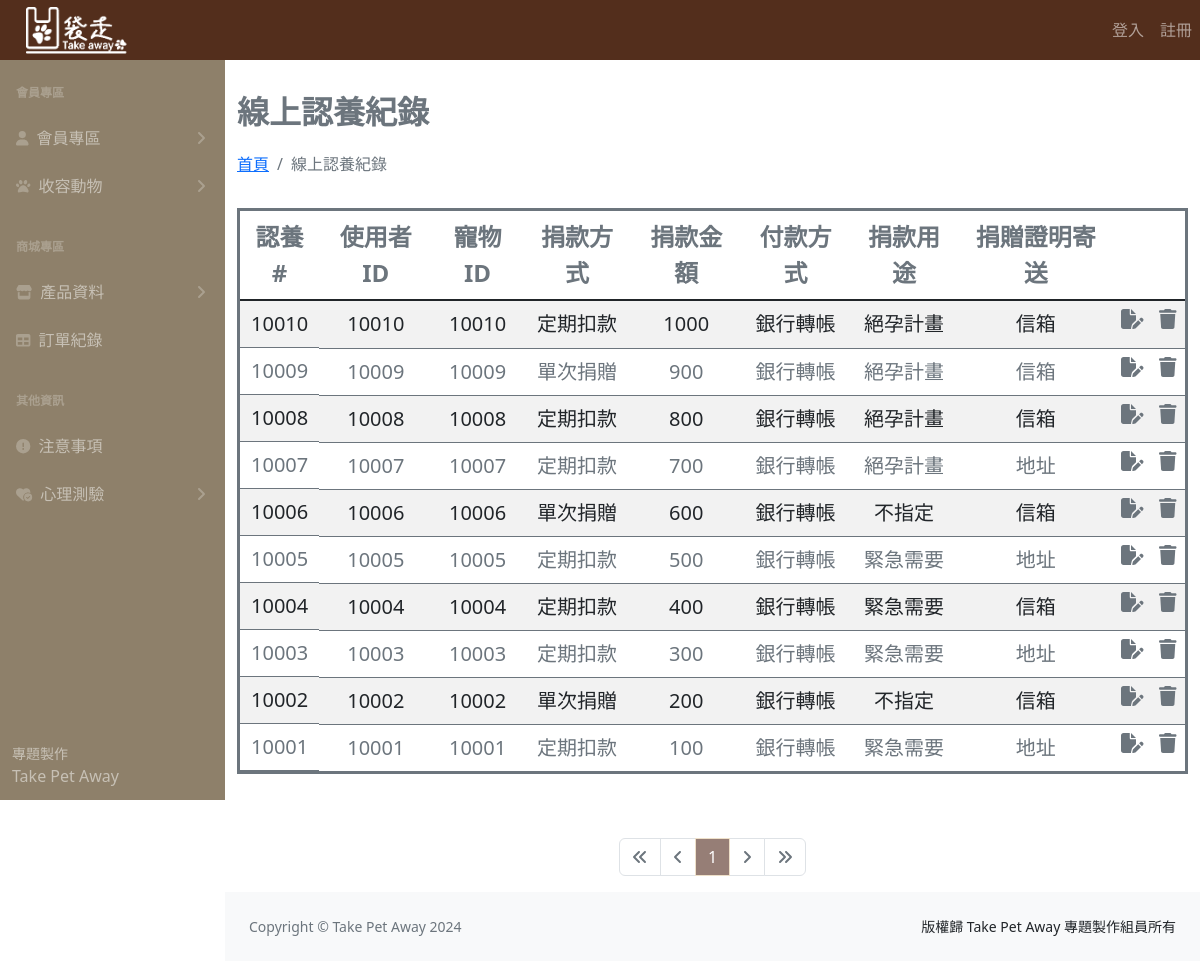
/adoptList.php, run on an earlier commit of the app's database.
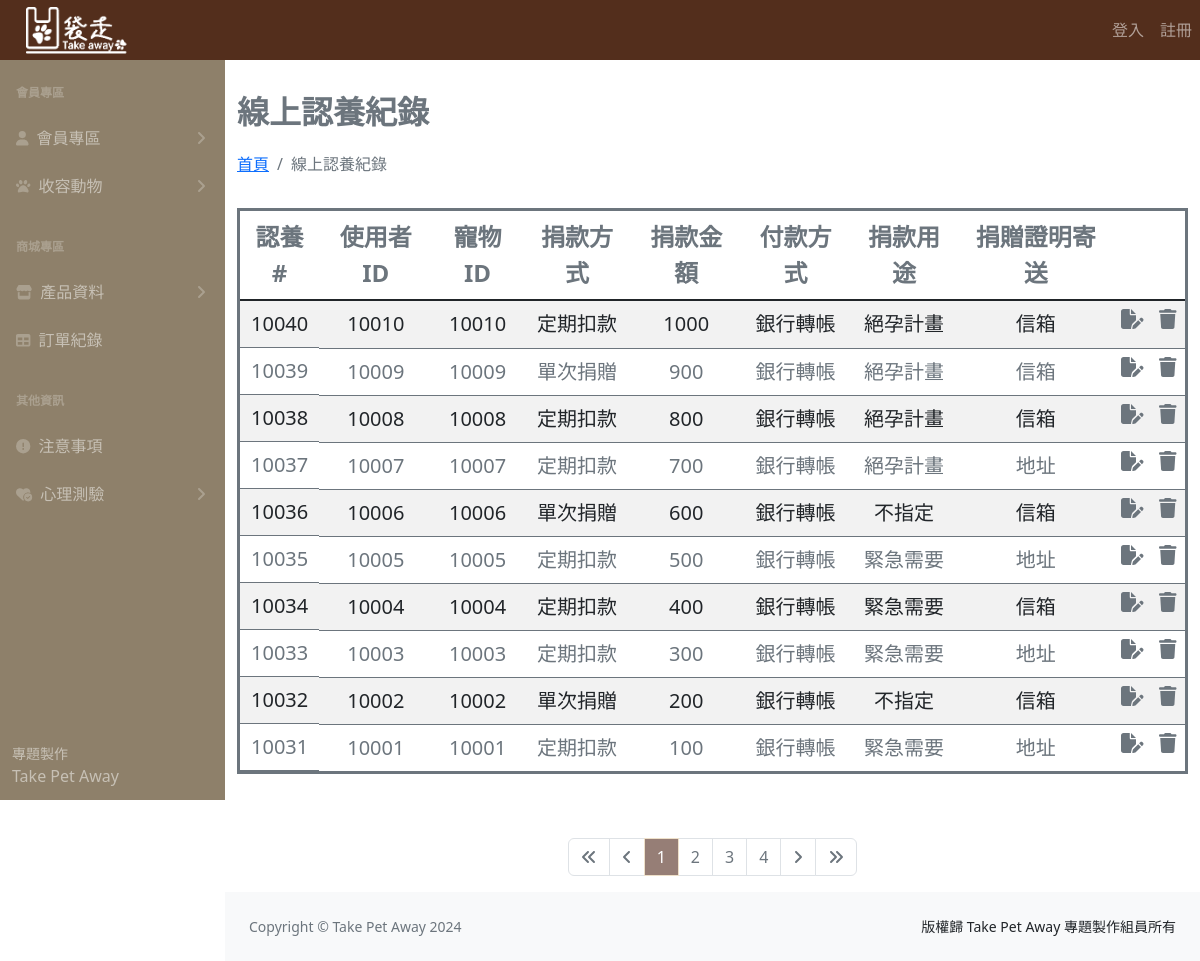
And on a later commit of the database.
### tables this page shows
CREATE TABLE `online_virtual_adoption_form` (
  `adopt_id` int(11) NOT NULL,
  `pet_id` int(11) NOT NULL,
  `user_id` int(11) NOT NULL,
  `donation_method` varchar(8) NOT NULL,
  `amount` int(11) NOT NULL,
  `payment` varchar(7) NOT NULL,
  `donation` varchar(8) NOT NULL,
  `donate_address` varchar(8) NOT NULL
);

### adoptList.php (the view, shortened to what this page needs)
<?php
require __DIR__ . '/parts/pdo-connect.php';
$page = isset($_GET['page']) ? intval($_GET['page']) : 1;
$perPage = 10;
$t_sql = "SELECT COUNT(1) FROM online_virtual_adoption_form";
$t_stmt = $pdo->query($t_sql);
$totalRows = $t_stmt->fetch(PDO::FETCH_NUM)[0];
$totalPages = ceil($totalRows / $perPage);
$rows = [];
if ($totalRows > 0) {
  $sql = sprintf("SELECT * FROM online_virtual_adoption_form ORDER BY adopt_id  DESC LIMIT %s, %s", ($page - 1) * $perPage, $perPage);
  $rows = $pdo->query($sql)->fetchAll();
}
?>
<?php include __DIR__ . '/parts/1_head.php' ?>
<?php include __DIR__ . '/parts/2_nav.php' ?>
<?php include __DIR__ . '/parts/3_side_nav.php' ?>
<div class="container">
  <div class="row ">
    <h1 class="mt-4 fw-bold lh-lg text-secondary fs-2">線上認養紀錄</h1>
    <ol class="breadcrumb mb-4">
      <li class="breadcrumb-item"><a href="index_.php">首頁</a></li>
      <li class="breadcrumb-item active">線上認養紀錄</li>
    </ol>
    <div class="col  ">
      <table class="table table-striped table-hover mt-2 border border-3 border-secondary">
        <thead>
          <tr class="text-center text-secondary fs-4 ">
            <th>認養#</th>
            <th>使用者ID</th>
            <th>寵物ID</th>
            <th>捐款方式</th>
            <th>捐款金額</th>
            <th>付款方式</th>
            <th>捐款用途</th>
            <th>捐贈證明寄送</th>
            <th><i></i></th>
            <th><i></i></th>
          </tr>
        </thead>
        <tbody class="table-group-divider">
          <?php foreach ($rows as $r) : ?>
            <tr class="text-center text-secondary fs-5">
              <td class="d-flex justify-content-center"><?= $r['adopt_id'] ?></td>
              <td><?= $r['user_id'] ?></td>
              <td><?= $r['pet_id'] ?></td>
              <td><?= $r['donation_method'] ?></td>
              <td><?= $r['amount'] ?></td>
              <td><?= $r['payment'] ?></td>
              <td><?= $r['donation'] ?></td>
              <td><?= $r['donate_address'] ?></td>
              <td>
                <a href="adoptEdit.php?adopt_id=<?= $r['adopt_id'] ?>" class="color-primary">
                  <i class="fa-solid fa-file-pen text-secondary d-flex justify-content-center "></i>
                </a>
              </td>
              <td>
                <a href="javascript: deleteOne(<?= $r['adopt_id'] ?>)">
                  <i class="fa-solid fa-trash text-primary d-flex justify-content-center text-secondary"></i>
                </a>
              </td>
            </tr>
          <?php endforeach ?>
        </tbody>
      </table>
    </div>
  </div>
  <div class="row mt-5">
    <div class="col d-flex justify-content-center">
      <nav aria-label="Page navigation example">
        <ul class="pagination">
          <li class="page-item <?= $page == 1 ? 'disabled' : '' ?>">
            <a class="page-link" href="?page=1">
              <i class="fa-solid fa-angles-left"></i>
            </a>
          </li>
          <li class="page-item <?= $page == 1 ? 'disabled' : '' ?>">
            <a class="page-link" href="?page=<?= $page - 1 ?>">
              <i class="fa-solid fa-angle-left"></i>
            </a>
          </li>
          <?php for ($i = $page - 5; $i <= $page + 5; $i++) : ?>
            <?php if ($i >= 1 and $i <= $totalPages) : ?>
              <li class="page-item  <?= $i != $page ?: 'active' ?>">
                <a class="page-link bd-secondary" href="?page=<?= $i ?>"><?= $i ?></a>
              </li>
            <?php endif ?>
          <?php endfor ?>
          <li class="page-item <?= $page == $totalPages ? 'disabled' : '' ?>">
            <a class="page-link" href="?page=<?= $page + 1 ?>">
              <i class="fa-solid fa-angle-right"></i>
            </a>
          </li>
          <li class="page-item <?= $page == $totalPages ? 'disabled' : '' ?>">
            <a class="page-link" href="?page=<?= $totalPages ?>">
              <i class="fa-solid fa-angles-right"></i>
            </a>
          </li>
        </ul>
      </nav>
    </div>
  </div>
</div>
<?php include __DIR__ . '/parts/4_footer.php' ?>
<?php include __DIR__ . '/parts/6_foot.php' ?>

What changed in the data, as far as the page shows it:
no longer on this page (row edited): online_virtual_adoption_form: adopt_id "10010", user "10010", pet "10010", donation_method "定期扣款", amount "1000", payment "銀行轉帳", donation "絕孕計畫", donate_address "信箱"
no longer on this page (row edited): online_virtual_adoption_form: adopt_id "10009", user "10009", pet "10009", donation_method "單次捐贈", amount "900", payment "銀行轉帳", donation "絕孕計畫", donate_address "信箱"
no longer on this page (row unchanged): online_virtual_adoption_form: adopt_id "10008", user "10008", pet "10008", donation_method "定期扣款", amount "800", payment "銀行轉帳", donation "絕孕計畫", donate_address "信箱"
no longer on this page (row edited): online_virtual_adoption_form: adopt_id "10007", user "10007", pet "10007", donation_method "定期扣款", amount "700", payment "銀行轉帳", donation "絕孕計畫", donate_address "地址"
no longer on this page (row unchanged): online_virtual_adoption_form: adopt_id "10006", user "10006", pet "10006", donation_method "單次捐贈", amount "600", payment "銀行轉帳", donation "不指定", donate_address "信箱"
no longer on this page (row unchanged): online_virtual_adoption_form: adopt_id "10005", user "10005", pet "10005", donation_method "定期扣款", amount "500", payment "銀行轉帳", donation "緊急需要", donate_address "地址"
no longer on this page (row unchanged): online_virtual_adoption_form: adopt_id "10004", user "10004", pet "10004", donation_method "定期扣款", amount "400", payment "銀行轉帳", donation "緊急需要", donate_address "信箱"
no longer on this page (row unchanged): online_virtual_adoption_form: adopt_id "10003", user "10003", pet "10003", donation_method "定期扣款", amount "300", payment "銀行轉帳", donation "緊急需要", donate_address "地址"
no longer on this page (row unchanged): online_virtual_adoption_form: adopt_id "10002", user "10002", pet "10002", donation_method "單次捐贈", amount "200", payment "銀行轉帳", donation "不指定", donate_address "信箱"
no longer on this page (row edited): online_virtual_adoption_form: adopt_id "10001", user "10001", pet "10001", donation_method "定期扣款", amount "100", payment "銀行轉帳", donation "緊急需要", donate_address "地址"
added online_virtual_adoption_form: adopt_id "10040", user "10010", pet "10010", donation_method "定期扣款", amount "1000", payment "銀行轉帳", donation "絕孕計畫", donate_address "信箱"
added online_virtual_adoption_form: adopt_id "10039", user "10009", pet "10009", donation_method "單次捐贈", amount "900", payment "銀行轉帳", donation "絕孕計畫", donate_address "信箱"
added online_virtual_adoption_form: adopt_id "10038", user "10008", pet "10008", donation_method "定期扣款", amount "800", payment "銀行轉帳", donation "絕孕計畫", donate_address "信箱"
added online_virtual_adoption_form: adopt_id "10037", user "10007", pet "10007", donation_method "定期扣款", amount "700", payment "銀行轉帳", donation "絕孕計畫", donate_address "地址"
added online_virtual_adoption_form: adopt_id "10036", user "10006", pet "10006", donation_method "單次捐贈", amount "600", payment "銀行轉帳", donation "不指定", donate_address "信箱"
added online_virtual_adoption_form: adopt_id "10035", user "10005", pet "10005", donation_method "定期扣款", amount "500", payment "銀行轉帳", donation "緊急需要", donate_address "地址"
added online_virtual_adoption_form: adopt_id "10034", user "10004", pet "10004", donation_method "定期扣款", amount "400", payment "銀行轉帳", donation "緊急需要", donate_address "信箱"
added online_virtual_adoption_form: adopt_id "10033", user "10003", pet "10003", donation_method "定期扣款", amount "300", payment "銀行轉帳", donation "緊急需要", donate_address "地址"
added online_virtual_adoption_form: adopt_id "10032", user "10002", pet "10002", donation_method "單次捐贈", amount "200", payment "銀行轉帳", donation "不指定", donate_address "信箱"
added online_virtual_adoption_form: adopt_id "10031", user "10001", pet "10001", donation_method "定期扣款", amount "100", payment "銀行轉帳", donation "緊急需要", donate_address "地址"
Also different on the page:
new list line: "2"
new list line: "3"
new list line: "4"
